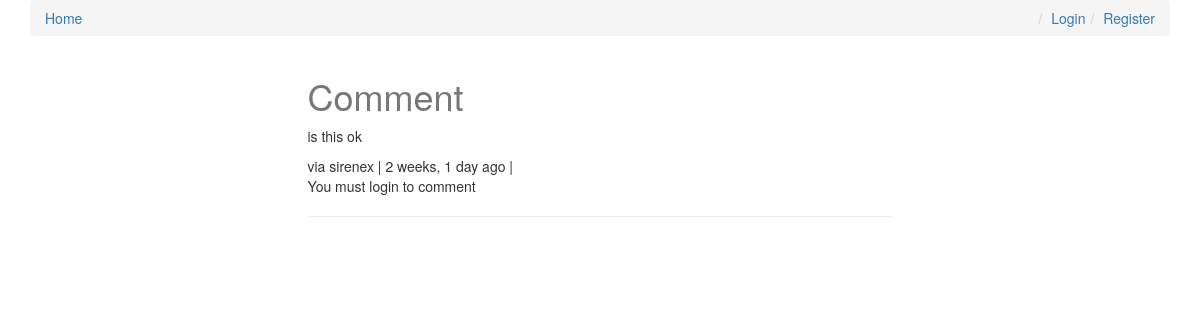
/comment/8/, run on an earlier commit of the app's database.
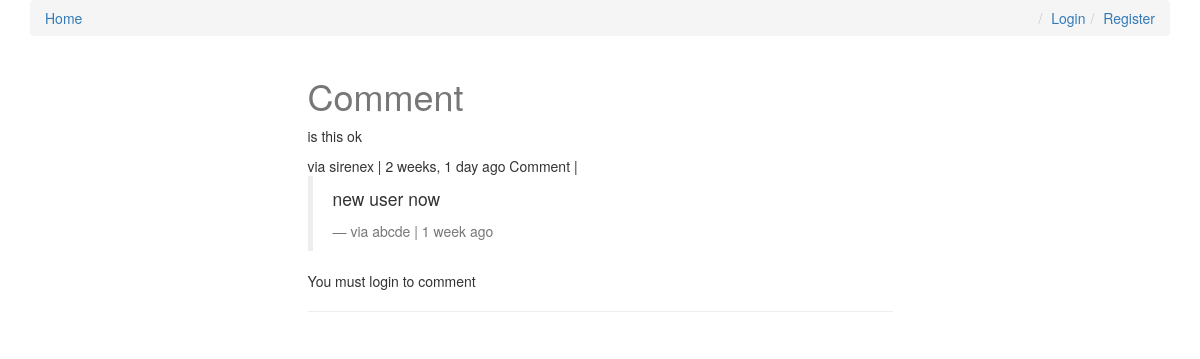
And on a later commit of the database.
### comment/models.py (models this page shows, shortened)
class Comment(models.Model):
    user = models.ForeignKey(settings.AUTH_USER_MODEL, default=1)
    content_type = models.ForeignKey(ContentType, on_delete=models.CASCADE, null=True)
    object_id = models.PositiveIntegerField(null=True)
    parent = models.ForeignKey('self', null=True, blank=True)
    content_object = GenericForeignKey('content_type', 'object_id')
    content = models.TextField()
    timestamp = models.DateTimeField(auto_now=False, auto_now_add=True)
    objects = CommentManager()
    class Meta:
        ordering = ['-timestamp']
    def children(self):
        return Comment.objects.filter(parent=self)

### comment/views.py (the view, shortened to what this page needs)
# urls.py: url(r'^(?P<id>\d+)/$', comment_views.comment_thread, name="comment_thread"),
def comment_thread(request, id=None):
    try:
        instance = Comment.objects.get(id=id)
    except:
        raise Http404
    initial_data = {
        "content_type": instance.content_object.get_content_type,
        "object_id": instance.object_id,
    }
    comment_forms = CommentForm(request.POST or None, initial=initial_data)
    print(comment_forms.errors)
    context = {
        "instance": instance,
        "comment_forms": comment_forms,
    }
    return render(request, 'comment_thread.html', context)

### post/models.py (called while the page is built)
    @property
    def get_content_type(self):
        instance = self
        content_type = ContentType.objects.get_for_model(instance.__class__)
        return content_type

### templates/comment_thread.html (shortened to what this page needs)
 {% extends "base.html" %}
{% load crispy_forms_tags %}
{% block content %}
<div class="row">
    <div class="col-sm-6 col-md-offset-3 ">
        <h1>Comment</h1>
        <p>{{ instance.content }}</p>
        <footer>via {{ instance.user }} | {{ instance.timestamp|timesince }} ago {% if instance.children.count > 0 %}Comment {% endif %} | </footer>
        {% for ins_child in instance.children %}
            <blockquote>
                 <p>{{ ins_child.content }}</p>
                 <footer>via {{ ins_child.user }} | {{ ins_child.timestamp|timesince }} ago </footer>
            </blockquote>
        {% endfor %}
        {% if request.user.is_authenticated %}
            <form method="post" action=".">{% csrf_token %}
                {{ comment_forms|crispy }}
                <input type="hidden" name="parent_id" value="{{ instance.id }}" />
                <input type="submit" class="btn btn-default" />
            </form>
        {% else %}
            <p>You must login to comment</p>
        {% endif %}
            <hr/>
    </div>
</div>
{% endblock %}

What changed in the data, as far as the page shows it:
added Comment: content "new user now", user "abcde", timestamp "1 week"
Also different on the page:
text now shown: "Comment"
